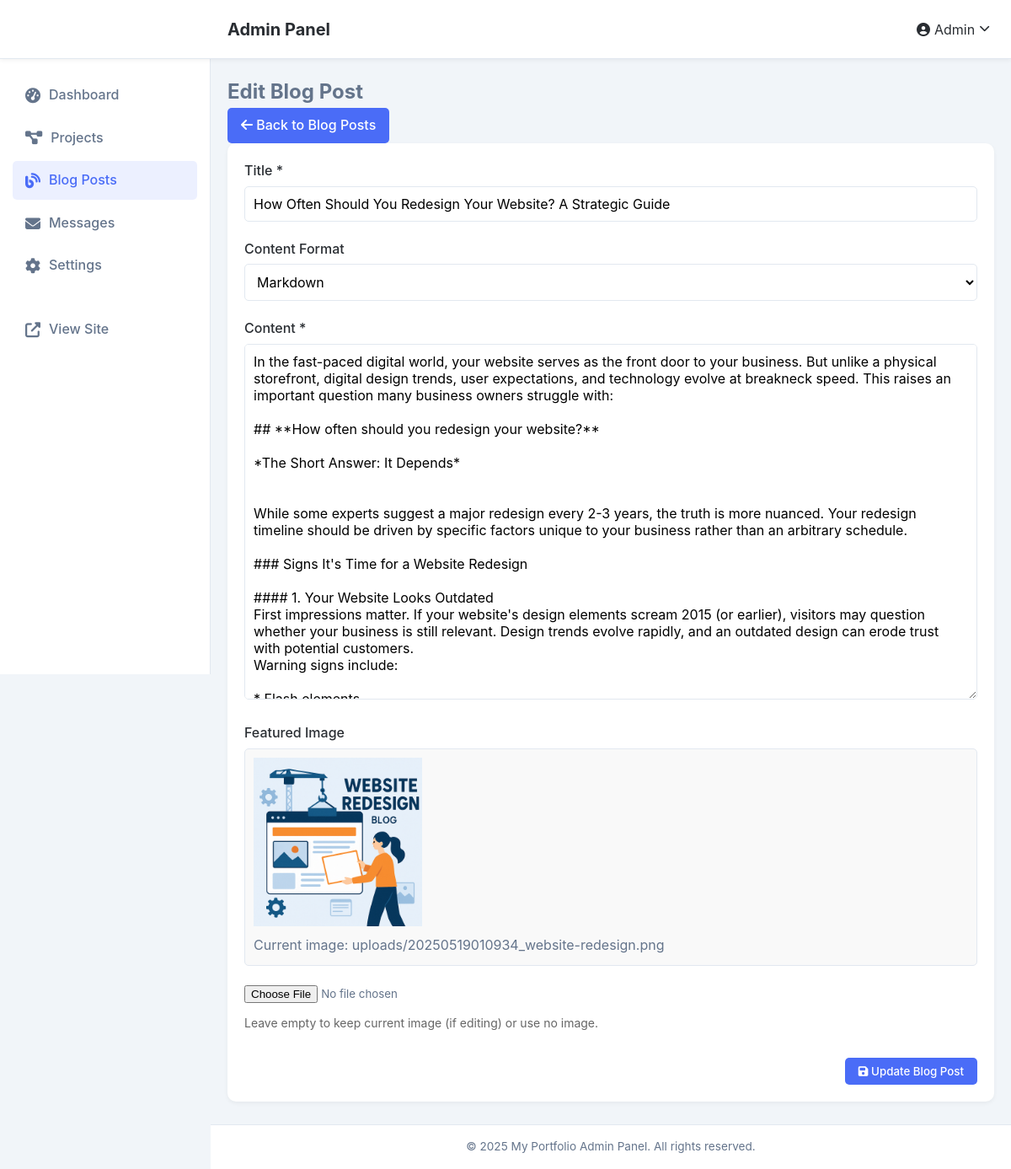
The app's page /admin/blog/edit/3 (signed in) with its own data.
### tables this page shows
CREATE TABLE blog_posts (
            id INTEGER PRIMARY KEY AUTOINCREMENT,
            title TEXT NOT NULL,
            content TEXT NOT NULL,
            image_path TEXT,
            created_at TIMESTAMP DEFAULT CURRENT_TIMESTAMP,
            updated_at TIMESTAMP DEFAULT CURRENT_TIMESTAMP
        );

CREATE TABLE settings (
            id INTEGER PRIMARY KEY AUTOINCREMENT,
            site_title TEXT NOT NULL DEFAULT 'My Portfolio',
            site_description TEXT DEFAULT 'Web Designer & Developer',
            contact_email TEXT,
            contact_phone TEXT,
            contact_address TEXT,
            social_facebook TEXT,
            social_twitter TEXT,
            social_instagram TEXT,
            social_linkedin TEXT,
            about_content TEXT,
            hero_headline TEXT DEFAULT 'Web Designer & Developer',
            hero_subheadline TEXT DEFAULT 'Creating beautiful, functional websites'
        );

### app.py (the view, shortened to what this page needs)
@app.route('/admin/blog/edit/<int:post_id>', methods=['GET', 'POST'])
def admin_edit_blog(post_id):
    if not is_authenticated() or not is_admin():
        return redirect(url_for('admin_login'))
    with get_db_connection() as conn:
        post = conn.execute('SELECT * FROM blog_posts WHERE id = ?', (post_id,)).fetchone()
        if not post:
            flash('Blog post not found', 'error')
            return redirect(url_for('admin_blog'))
        is_markdown = post['content'].startswith('---md')
        if is_markdown:
            post_content = post['content'][5:]  # Remove markdown marker
        else:
            post_content = post['content']
    return render_template('admin/blog_form.html',
                          post=post,
                          post_content=post_content,
                          is_markdown=is_markdown)

### app.py (called while the page is built, shortened)
def get_db_connection():
    conn = sqlite3.connect(DATABASE)
    conn.row_factory = sqlite3.Row
    return conn

def is_authenticated():
    return 'user_id' in session

def is_admin():
    if not is_authenticated():
        return False
    with get_db_connection() as conn:
        user = conn.execute('SELECT is_admin FROM users WHERE id = ?', (session['user_id'],)).fetchone()
        return user and user['is_admin'] == 1

@app.context_processor
def inject_unread_messages():
    if is_authenticated() and is_admin():
        try:
            with get_db_connection() as conn:
                count = conn.execute('''
                    SELECT COUNT(*) as count
                    FROM messages
                    WHERE read = 0
                ''').fetchone()['count']
            return {'unread_messages_count': count}
        except Exception as e:
            print(f"Error getting unread messages: {e}")
    return {'unread_messages_count': 0}

@app.context_processor
def inject_settings():
    try:
        with get_db_connection() as conn:
            settings_row = conn.execute('SELECT * FROM settings WHERE id = 1').fetchone()
            if settings_row:
                settings = dict(settings_row)
                if 'logo_path' not in settings or not settings['logo_path']:
                    settings['logo_path'] = '/static/img/logo.jpg'
            return {'settings': settings}
    except Exception as e:
        print(f"Error getting settings: {e}")
        return {'settings': {
            'site_title': 'My Portfolio',
            'site_description': 'Elevating brands through intelligent design',
            'hero_headline': 'Web Designer & Developer',
            'hero_subheadline': 'Elevating brands through intelligent design',
            'logo_path': '/static/img/logo.jpg'
        }}

### templates/admin/blog_form.html (shortened to what this page needs)
{% extends "admin/base.html" %}
{% block additional_head %}
<link href="https://cdn.jsdelivr.net/npm/summernote@0.8.18/dist/summernote-lite.min.css" rel="stylesheet">
{% endblock %}
{% block content %}
<div class="admin-section">
    <div class="admin-section-header">
        <h2>{% if post %}Edit{% else %}Add{% endif %} Blog Post</h2>
        <div class="admin-section-actions">
            <a href="{{ url_for('admin_blog') }}" class="btn btn-secondary">
                <i class="fas fa-arrow-left"></i> Back to Blog Posts
            </a>
        </div>
    </div>
    <div class="card">
        <div class="card-body">
            <form method="post" enctype="multipart/form-data">
                <div class="form-group">
                    <label for="title">Title *</label>
                    <input type="text" id="title" name="title" class="form-control" required
                           value="{{ post.title if post else (form_data.title if form_data else '') }}">
                </div>
                <div class="form-group">
                    <label for="content_format">Content Format</label>
                    <select id="content_format" name="content_format" class="form-control">
                        <option value="markdown" {% if (post and is_markdown) or (form_data and form_data.content_format == 'markdown') %}selected{% endif %}>Markdown</option>
                    </select>
                </div>
                <div class="form-group">
                    <label for="content">Content *</label>
                    <textarea id="content" name="content" class="form-control" rows="20" required>{{ post_content if post_content else (form_data.content if form_data else '') }}</textarea>
                </div>
                <div class="form-group">
                    <label for="image">Featured Image</label>
                    {% if post and post.image_path %}
                    <div class="current-image">
                        <img src="{{ url_for('static', filename=post.image_path) }}" alt="{{ post.title }}" style="max-width: 200px; margin-bottom: 10px;">
                        <p>Current image: {{ post.image_path }}</p>
                    </div>
                    {% endif %}
                    <input type="file" id="image" name="image" class="form-control-file" accept="image/*">
                    <small class="form-text text-muted">Leave empty to keep current image (if editing) or use no image.</small>
                </div>
                <div class="form-actions">
                    <button type="submit" class="btn btn-primary">
                        <i class="fas fa-save"></i> {% if post %}Update{% else %}Save{% endif %} Blog Post
                    </button>
                </div>
            </form>
        </div>
    </div>
</div>
{% endblock %}

### templates/admin/base.html (shortened to what this page needs)
<!DOCTYPE html>
<html lang="en">
<head>
    <link rel="stylesheet" href="{{ url_for('static', filename='css/admin.css') }}">
    <link rel="stylesheet" href="https://cdnjs.cloudflare.com/ajax/libs/font-awesome/6.4.0/css/all.min.css">
    {% block additional_head %}{% endblock %}
</head>
<body>
    <header class="admin-header">
        <div class="container">
            <div class="admin-logo">
                <a href="{{ url_for('admin_dashboard') }}">Admin Panel</a>
            </div>
            <div class="admin-user">
                <div class="dropdown">
                    <button class="dropdown-toggle">
                        <i class="fas fa-user-circle"></i> Admin
                        <i class="fas fa-chevron-down"></i>
                    </button>
                </div>
            </div>
        </div>
    </header>
    <aside class="admin-sidebar">
        <nav>
            <ul>
                <li>
                    <a href="{{ url_for('admin_dashboard') }}" class="{{ 'active' if request.path == url_for('admin_dashboard') else '' }}">
                        <i class="fas fa-tachometer-alt"></i> Dashboard
                    </a>
                </li>
                <li>
                    <a href="{{ url_for('admin_projects') }}" class="{{ 'active' if request.path.startswith('/admin/projects') else '' }}">
                        <i class="fas fa-project-diagram"></i> Projects
                    </a>
                </li>
                <li>
                    <a href="{{ url_for('admin_blog') }}" class="{{ 'active' if request.path.startswith('/admin/blog') else '' }}">
                        <i class="fas fa-blog"></i> Blog Posts
                    </a>
                </li>
                <li>
                    <a href="{{ url_for('admin_messages') }}" class="{{ 'active' if request.path.startswith('/admin/messages') else '' }}">
                        <i class="fas fa-envelope"></i> Messages
                    </a>
                </li>
                <li>
                    <a href="{{ url_for('admin_settings') }}" class="{{ 'active' if request.path == url_for('admin_settings') else '' }}">
                        <i class="fas fa-cog"></i> Settings
                    </a>
                </li>
                <li class="view-site">
                    <a href="{{ url_for('home') }}" target="_blank">
                        <i class="fas fa-external-link-alt"></i> View Site
                    </a>
                </li>
            </ul>
        </nav>
    </aside>
    <main class="admin-main">
        <div class="container">
            {% block content %}{% endblock %}
        </div>
    </main>
    <footer class="admin-footer">
        <div class="container">
            <p>&copy; <span class="current-year">2025</span> {{ settings.site_title if settings else 'Portfolio' }} Admin Panel. All rights reserved.</p>
        </div>
    </footer>
</body>
</html>

### static/css/admin.css (style rules this page uses)
:root { --admin-primary: #4a6cf7; --admin-secondary: #6577f3; --admin-success: #13c296; --admin-danger: #fb5d5d; --admin-warning: #fbb040; --admin-info: #3aa1ff; --admin-dark: #292d32; --admin-text: #64748b; --admin-body-bg: #f1f5f9; --admin-card-bg: #ffffff; --admin-border: #e2e8f0; --admin-hover: #f8fafc; --admin-sidebar-width: 250px; --admin-header-height: 70px; --admin-transition: all 0.3s ease; }
* { margin: 0; padding: 0; box-sizing: border-box; font-family: 'Inter', sans-serif; }
body { background-color: var(--admin-body-bg); color: var(--admin-text); line-height: 1.6; }
a { text-decoration: none; color: var(--admin-primary); transition: var(--admin-transition); }
ul { list-style: none; }
.container { padding: 0 20px; }
.admin-header { position: fixed; top: 0; left: 0; width: 100%; height: var(--admin-header-height); background-color: var(--admin-card-bg); border-bottom: 1px solid var(--admin-border); display: flex; align-items: center; z-index: 100; box-shadow: 0 2px 5px rgba(0, 0, 0, 0.05); }
.admin-header .container { display: flex; justify-content: space-between; align-items: center; width: 100%; padding-left: calc(var(--admin-sidebar-width) + 20px); }
.admin-logo a { font-size: 1.25rem; font-weight: 700; color: var(--admin-dark); }
.admin-sidebar { position: fixed; top: 0; left: 0; width: var(--admin-sidebar-width); height: 100vh; background-color: var(--admin-card-bg); border-right: 1px solid var(--admin-border); padding-top: var(--admin-header-height); z-index: 99; overflow-y: auto; transition: var(--admin-transition); }
.admin-sidebar nav { padding: 20px 0; }
.admin-sidebar ul li { padding: 0 15px; margin-bottom: 5px; }
.admin-sidebar ul li a { display: flex; align-items: center; padding: 10px 15px; border-radius: 5px; color: var(--admin-text); font-weight: 500; transition: var(--admin-transition); }
.admin-sidebar ul li a i { margin-right: 10px; font-size: 18px; }
.admin-sidebar ul li a:hover, .admin-sidebar ul li a.active { background-color: var(--admin-hover); color: var(--admin-primary); }
.admin-sidebar ul li a.active { background-color: rgba(74, 108, 247, 0.1); }
.admin-sidebar .view-site { margin-top: 30px; }
.admin-main { margin-left: var(--admin-sidebar-width); padding-top: calc(var(--admin-header-height) + 20px); padding-bottom: 60px; min-height: 100vh; }
.admin-footer { position: fixed; bottom: 0; left: var(--admin-sidebar-width); width: calc(100% - var(--admin-sidebar-width)); background-color: var(--admin-card-bg); border-top: 1px solid var(--admin-border); padding: 15px 0; text-align: center; font-size: 0.85rem; z-index: 98; }
.card { background-color: var(--admin-card-bg); border-radius: 10px; box-shadow: 0 2px 5px rgba(0, 0, 0, 0.05); padding: 20px; margin-bottom: 20px; }
.btn { display: inline-block; padding: 8px 16px; background-color: var(--admin-primary); color: white; border: none; border-radius: 5px; font-weight: 500; cursor: pointer; transition: var(--admin-transition); }
.form-group { margin-bottom: 20px; }
.form-group label { display: block; margin-bottom: 5px; font-weight: 500; color: var(--admin-dark); }
.form-control { width: 100%; padding: 10px; border: 1px solid var(--admin-border); border-radius: 5px; background-color: white; font-size: 1rem; transition: var(--admin-transition); }
textarea.form-control { min-height: 120px; resize: vertical; }
.form-control-file { display: block; width: 100%; padding: 8px 0; }
.form-text { display: block; margin-top: 5px; font-size: 0.875rem; color: #666; }
.form-actions { margin-top: 30px; display: flex; justify-content: flex-end; }
.current-image { margin-bottom: 15px; padding: 10px; border: 1px solid var(--admin-border); border-radius: 5px; background-color: #f9f9f9; }
.current-image img { max-width: 200px; height: auto; display: block; margin-bottom: 10px; }
.dropdown { position: relative; }
.dropdown-toggle { display: flex; align-items: center; background: none; border: none; cursor: pointer; font-size: 1rem; color: var(--admin-dark); }
.dropdown-toggle i { margin-right: 5px; }
.dropdown-toggle .fa-chevron-down { margin-left: 5px; font-size: 0.8rem; transition: var(--admin-transition); }

### records on screen
blog_posts: title "How Often Should You Redesign Your Website? A Strategic Guide", image_path (picture), image_path "uploads/20250519010934_website-redesign.png"
settings: site_title "My Portfolio"
